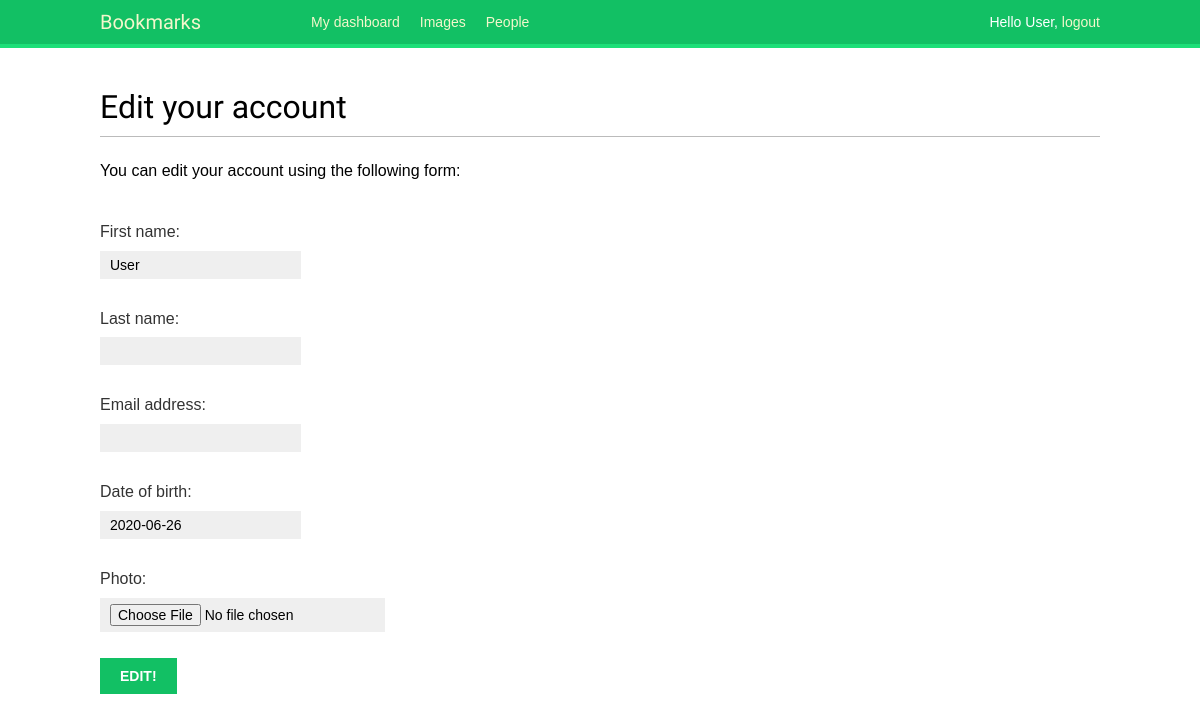
/account/edit/ (signed in), run on an earlier commit of the app's database.
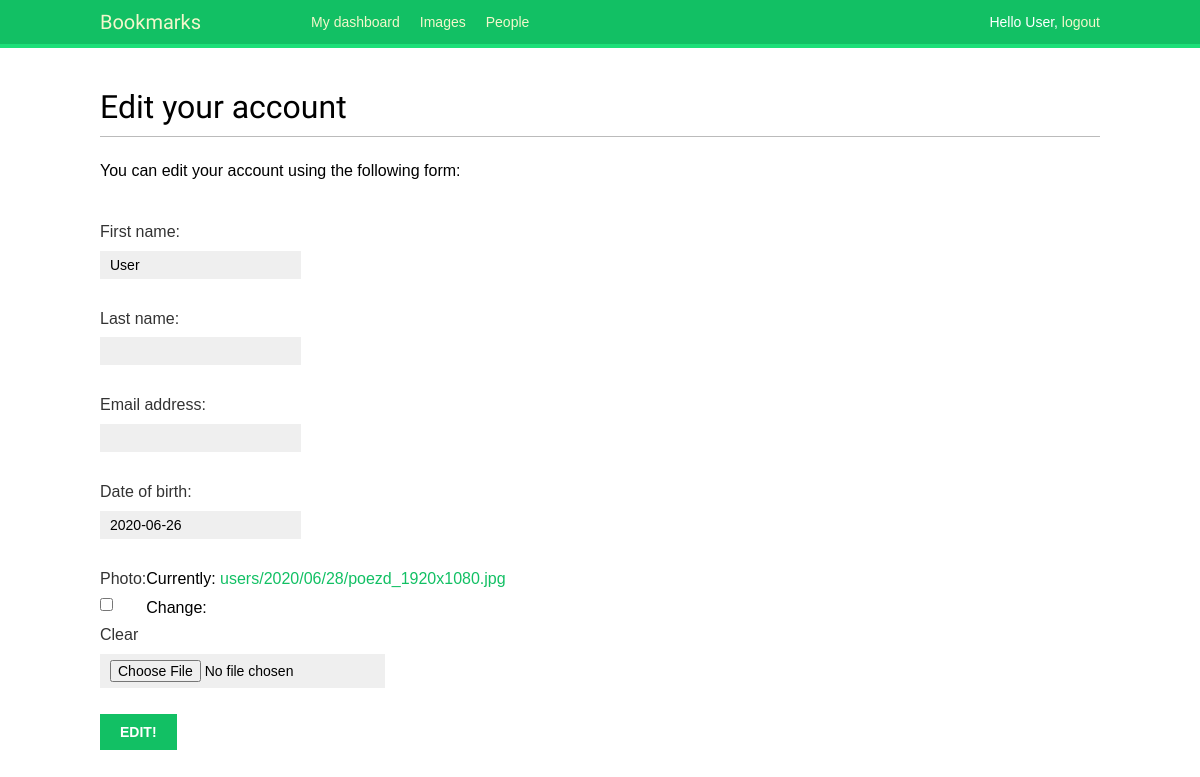
And on a later commit of the database.
### account/models.py (models this page shows, shortened)
class Profile(models.Model):
    user = models.OneToOneField(User, on_delete=models.CASCADE)
    date_of_birth = models.DateField(blank=True, null=True)
    photo = models.ImageField(upload_to='users/%Y/%m/%d/', blank=True)

### account/views.py (the view)
# urls.py: path('edit/', views.edit, name='edit'),
@login_required
def edit(request):
    if request.method == 'POST':
        user_form = UserEditForm(request.POST, instance=request.user)
        profile_form = ProfileEditForm(request.POST, instance=request.user.profile, files=request.FILES)
        if user_form.is_valid() and profile_form.is_valid():
            user_form.save()
            profile_form.save()
            messages.success(request, 'Profile updated successfully')
        else:
            messages.error(request, 'Error updating your profile')
    else:
        user_form = UserEditForm(instance=request.user)
        profile_form = ProfileEditForm(instance=request.user.profile)
    return render(request, 'account/edit.html', {'user_form': user_form, 'profile_form': profile_form})

### account/forms.py
class UserEditForm(forms.ModelForm):
    class Meta:
        model = User
        fields = ('first_name', 'last_name', 'email',)

class ProfileEditForm(forms.ModelForm):
    class Meta:
        model = models.Profile
        fields = ('date_of_birth', 'photo',)

### account/templates/account/edit.html (shortened to what this page needs)
{% extends 'base.html' %}
{% block content %}
    <h1>Edit your account</h1>
    <p>You can edit your account using the following form:</p>
    <form action="." method="post" enctype="multipart/form-data">
    {{ user_form.as_p }}
    {{ profile_form.as_p }}
    <input type="submit" value="Edit!">
    </form>
{% endblock content %}

What changed in the data, as far as the page shows it:
now on this page (row edited): Profile: date_of_birth "2020-06-26"
Also different on the page:
form field as_p: (not shown) → "☐"
form field date_of_birth: "2020-06-26" → (not shown)
text no longer shown: "Date of birth: Photo:"
text now shown: "Date of birth: Photo: Currently: users/2020/06/28/poezd_1920x1080.jpg Clear Change:"
